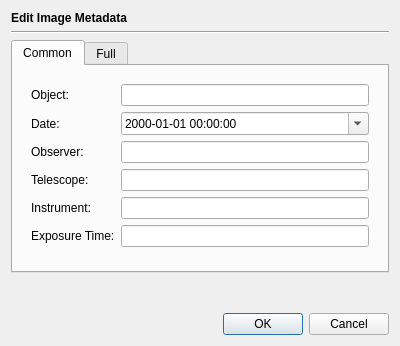
<?xml version="1.0" encoding="UTF-8"?>
<ui version="4.0">
 <class>EditMetadataDialog</class>
 <widget class="QDialog" name="EditMetadataDialog">
  <property name="geometry">
   <rect>
    <x>0</x>
    <y>0</y>
    <width>400</width>
    <height>346</height>
   </rect>
  </property>
  <property name="windowTitle">
   <string>Dialog</string>
  </property>
  <layout class="QVBoxLayout" name="verticalLayout">
   <item>
    <widget class="QLabel" name="label">
     <property name="font">
      <font>
       <bold>true</bold>
      </font>
     </property>
     <property name="text">
      <string>Edit Image Metadata</string>
     </property>
    </widget>
   </item>
   <item>
    <widget class="Line" name="line">
     <property name="orientation">
      <enum>Qt::Orientation::Horizontal</enum>
     </property>
    </widget>
   </item>
   <item>
    <widget class="QTabWidget" name="tabWidget">
     <property name="currentIndex">
      <number>0</number>
     </property>
     <widget class="QWidget" name="commonTab">
      <attribute name="title">
       <string>Common</string>
      </attribute>
      <layout class="QVBoxLayout" name="verticalLayout_2">
       <item>
        <widget class="QWidget" name="widget" native="true">
         <layout class="QFormLayout" name="formLayout">
          <item row="0" column="0">
           <widget class="QLabel" name="label_2">
            <property name="text">
             <string>Object:</string>
            </property>
           </widget>
          </item>
          <item row="0" column="1">
           <widget class="QLineEdit" name="objectField"/>
          </item>
          <item row="1" column="0">
           <widget class="QLabel" name="label_3">
            <property name="text">
             <string>Date:</string>
            </property>
           </widget>
          </item>
          <item row="1" column="1">
           <widget class="QDateTimeEdit" name="dateField">
            <property name="displayFormat">
             <string>yyyy-MM-dd HH:mm:ss</string>
            </property>
            <property name="calendarPopup">
             <bool>true</bool>
            </property>
            <property name="timeSpec">
             <enum>Qt::TimeSpec::UTC</enum>
            </property>
           </widget>
          </item>
          <item row="2" column="0">
           <widget class="QLabel" name="label_4">
            <property name="text">
             <string>Observer:</string>
            </property>
           </widget>
          </item>
          <item row="2" column="1">
           <widget class="QLineEdit" name="observerField"/>
          </item>
          <item row="3" column="0">
           <widget class="QLabel" name="label_5">
            <property name="text">
             <string>Telescope:</string>
            </property>
           </widget>
          </item>
          <item row="3" column="1">
           <widget class="QLineEdit" name="telescopeField"/>
          </item>
          <item row="4" column="0">
           <widget class="QLabel" name="label_6">
            <property name="text">
             <string>Instrument:</string>
            </property>
           </widget>
          </item>
          <item row="4" column="1">
           <widget class="QLineEdit" name="instrumentField"/>
          </item>
          <item row="5" column="0">
           <widget class="QLabel" name="label_7">
            <property name="text">
             <string>Exposure Time:</string>
            </property>
           </widget>
          </item>
          <item row="5" column="1">
           <widget class="QLineEdit" name="exposureField"/>
          </item>
         </layout>
        </widget>
       </item>
      </layout>
     </widget>
     <widget class="QWidget" name="fullTab">
      <attribute name="title">
       <string>Full</string>
      </attribute>
      <layout class="QVBoxLayout" name="verticalLayout_3">
       <item>
        <widget class="QTableWidget" name="tableWidget">
         <property name="wordWrap">
          <bool>false</bool>
         </property>
         <attribute name="horizontalHeaderStretchLastSection">
          <bool>true</bool>
         </attribute>
         <column>
          <property name="text">
           <string>Key</string>
          </property>
         </column>
         <column>
          <property name="text">
           <string>Value</string>
          </property>
         </column>
         <column>
          <property name="text">
           <string>Comment</string>
          </property>
         </column>
        </widget>
       </item>
      </layout>
     </widget>
    </widget>
   </item>
   <item>
    <spacer name="verticalSpacer">
     <property name="orientation">
      <enum>Qt::Orientation::Vertical</enum>
     </property>
     <property name="sizeHint" stdset="0">
      <size>
       <width>20</width>
       <height>40</height>
      </size>
     </property>
    </spacer>
   </item>
   <item>
    <widget class="QDialogButtonBox" name="buttonBox">
     <property name="orientation">
      <enum>Qt::Orientation::Horizontal</enum>
     </property>
     <property name="standardButtons">
      <set>QDialogButtonBox::StandardButton::Cancel|QDialogButtonBox::StandardButton::Ok</set>
     </property>
    </widget>
   </item>
  </layout>
 </widget>
 <resources/>
 <connections>
  <connection>
   <sender>buttonBox</sender>
   <signal>accepted()</signal>
   <receiver>EditMetadataDialog</receiver>
   <slot>accept()</slot>
   <hints>
    <hint type="sourcelabel">
     <x>248</x>
     <y>254</y>
    </hint>
    <hint type="destinationlabel">
     <x>157</x>
     <y>274</y>
    </hint>
   </hints>
  </connection>
  <connection>
   <sender>buttonBox</sender>
   <signal>rejected()</signal>
   <receiver>EditMetadataDialog</receiver>
   <slot>reject()</slot>
   <hints>
    <hint type="sourcelabel">
     <x>316</x>
     <y>260</y>
    </hint>
    <hint type="destinationlabel">
     <x>286</x>
     <y>274</y>
    </hint>
   </hints>
  </connection>
 </connections>
</ui>
